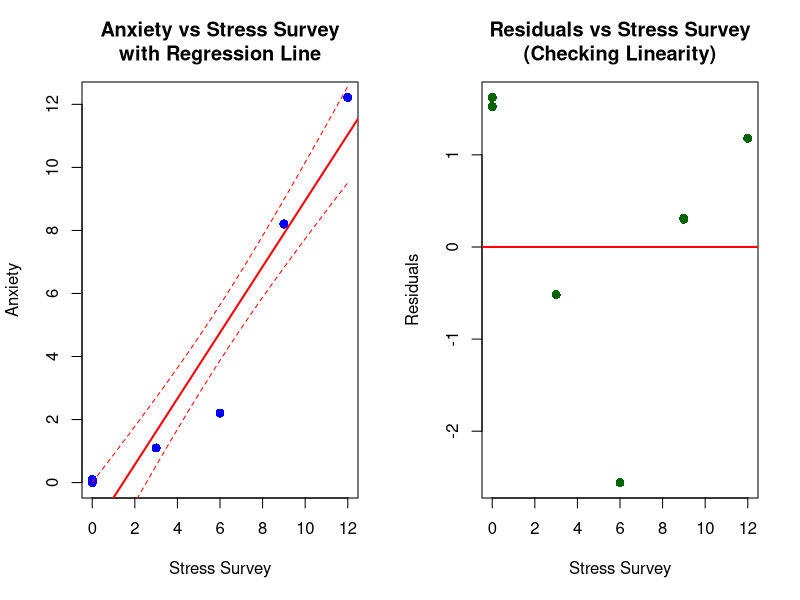
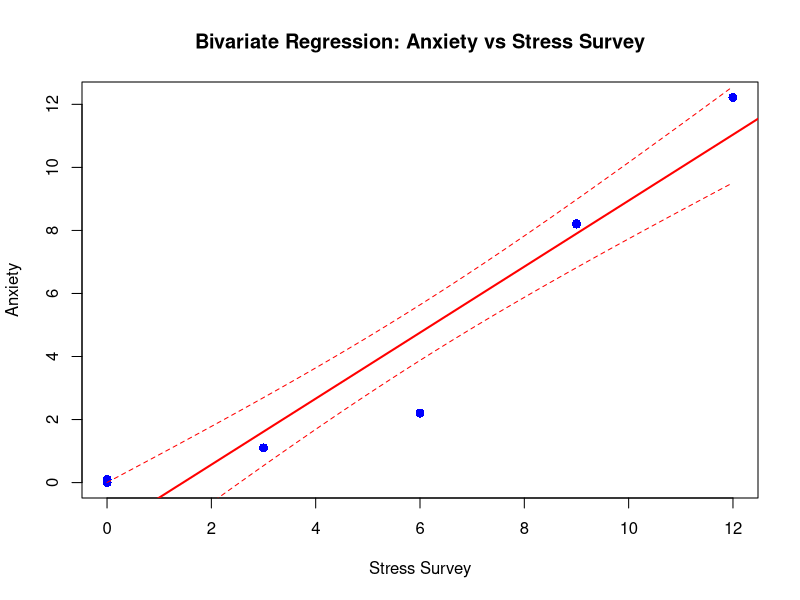

The R source for these figures, in order:
## ---- chunk 1
#| echo: false
# Load required packages (install if needed)
if (!require(ggplot2, quietly = TRUE)) {
  install.packages("ggplot2", repos = "https://cran.rstudio.com/")
  library(ggplot2)
}
if (!require(broom, quietly = TRUE)) {
  install.packages("broom", repos = "https://cran.rstudio.com/")
library(broom)
}

# Data with known true relationships: Anxiety = Stress + 0.1 × Time
observDF <- data.frame(
  Stress = c(0,0,0,1,1,1,2,2,2,8,8,8,12,12,12),
  StressSurvey = c(0,0,0,3,3,3,6,6,6,9,9,9,12,12,12),
  Time = c(0,1,1,1,1,1,2,2,2,2,2,2.1,2.2,2.2,2.2),
  Anxiety = c(0,0.1,0.1,1.1,1.1,1.1,2.2,2.2,2.2,8.2,8.2,8.21,12.22,12.22,12.22)
)

observDF
## ---- chunk 2
#| echo: false
# Fit the bivariate regression model
model1 <- lm(Anxiety ~ StressSurvey, data = observDF)

# Display the regression results
summary(model1)
## ---- chunk 3
#| echo: false
# Extract key statistics
cat("R-squared:", round(summary(model1)$r.squared, 4), "\n")
cat("Adjusted R-squared:", round(summary(model1)$adj.r.squared, 4), "\n")
cat("F-statistic:", round(summary(model1)$fstatistic[1], 4), "\n")
cat("p-value:", format.pval(pf(summary(model1)$fstatistic[1], 
                               summary(model1)$fstatistic[2], 
                               summary(model1)$fstatistic[3], 
                               lower.tail = FALSE)), "\n")
## ---- chunk 4
#| echo: false
# Check if the plot file exists and display information about it
if (file.exists("anxiety_stress_regression.png")) {
  cat("✓ Plot successfully saved as: anxiety_stress_regression.png\n")
  cat("File size:", round(file.size("anxiety_stress_regression.png") / 1024, 2), "KB\n")
  cat("Full path:", normalizePath("anxiety_stress_regression.png"), "\n")
} else {
  cat("⚠ Plot file not found. Please run the plotting code above first.\n")
}
## ---- chunk 5
#| echo: false
# Print the estimated coefficients
cat("Estimated Coefficients:\n")
cat("Intercept (β₀):", round(coef(model1)[1], 4), "\n")
cat("StressSurvey (β₁):", round(coef(model1)[2], 4), "\n")
cat("\nRegression Equation: Anxiety =", round(coef(model1)[1], 4), "+", round(coef(model1)[2], 4), "× StressSurvey\n")
## ---- chunk 6
#| echo: false
# True relationship from the data generation: Anxiety = Stress + 0.1 × Time
# But we're regressing Anxiety on StressSurvey, not Stress

# Extract true coefficients for comparison
true_intercept <- 0  # In the true model: Anxiety = Stress + 0.1 × Time (no intercept)
true_slope_stress <- 1  # True coefficient for Stress in the generating equation

# Get estimated coefficients
est_intercept <- coef(model1)[1]
est_slope_stresssurvey <- coef(model1)[2]

cat("COMPARISON: Estimated vs True Relationships\n")
cat("==========================================\n")
cat("True generating equation: Anxiety = Stress + 0.1 × Time\n")
cat("Estimated equation: Anxiety =", round(est_intercept, 4), "+", round(est_slope_stresssurvey, 4), "× StressSurvey\n\n")

cat("Coefficient Analysis:\n")
cat("--------------------\n")
cat("Intercept:\n")
cat("  True (in generating model): 0\n")
cat("  Estimated:", round(est_intercept, 4), "\n")
cat("  Difference:", round(est_intercept - 0, 4), "\n\n")

cat("Slope coefficient:\n")
cat("  True (Stress coefficient): 1.0\n")
cat("  Estimated (StressSurvey):", round(est_slope_stresssurvey, 4), "\n")
cat("  Difference:", round(est_slope_stresssurvey - 1.0, 4), "\n\n")

cat("Note: We're comparing StressSurvey coefficient to true Stress coefficient\n")
cat("StressSurvey values are 3x larger than Stress values in this dataset\n")
cat("So the estimated coefficient should be approximately 1/3 =", round(1/3, 4), "\n")
cat("Actual ratio:", round(est_slope_stresssurvey, 4), "\n")
## ---- chunk 7
#| echo: false
# Create a detailed scatter plot with additional analysis
par(mfrow = c(1, 2))

# Plot 1: Original scatter plot with regression line
plot(observDF$StressSurvey, observDF$Anxiety, 
     main = "Anxiety vs Stress Survey\nwith Regression Line",
     xlab = "Stress Survey", ylab = "Anxiety",
     pch = 16, col = "blue", cex = 1.2)
abline(model1, col = "red", lwd = 2)

# Add confidence interval
newx <- seq(min(observDF$StressSurvey), max(observDF$StressSurvey), length.out = 100)
pred <- predict(model1, newdata = data.frame(StressSurvey = newx), interval = "confidence")
lines(newx, pred[,2], col = "red", lty = 2)
lines(newx, pred[,3], col = "red", lty = 2)

# Plot 2: Residuals plot to check assumptions
residuals <- resid(model1)
plot(observDF$StressSurvey, residuals,
     main = "Residuals vs Stress Survey\n(Checking Linearity)",
     xlab = "Stress Survey", ylab = "Residuals",
     pch = 16, col = "darkgreen", cex = 1.2)
abline(h = 0, col = "red", lwd = 2)

# Reset plotting parameters
par(mfrow = c(1, 1))

# Save the main scatter plot
png("anxiety_stress_regression.png", width = 800, height = 600, res = 100)
plot(observDF$StressSurvey, observDF$Anxiety, 
     main = "Bivariate Regression: Anxiety vs Stress Survey",
     xlab = "Stress Survey", ylab = "Anxiety",
     pch = 16, col = "blue", cex = 1.2)
abline(model1, col = "red", lwd = 2)
lines(newx, pred[,2], col = "red", lty = 2)
lines(newx, pred[,3], col = "red", lty = 2)
dev.off()
## ---- chunk 8
#| echo: false
# Detailed analysis of the regression fit
cat("REGRESSION FIT ANALYSIS:\n")
cat("========================\n\n")

# R-squared and adjusted R-squared
r_squared <- summary(model1)$r.squared
adj_r_squared <- summary(model1)$adj.r.squared

cat("1. GOODNESS OF FIT:\n")
cat("   R-squared:", round(r_squared, 4), "(", round(r_squared*100, 1), "% of variance explained)\n")
cat("   Adjusted R-squared:", round(adj_r_squared, 4), "\n")

if (r_squared > 0.8) {
  cat("   ✓ Excellent fit - model explains most of the variance\n")
} else if (r_squared > 0.6) {
  cat("   ✓ Good fit - model explains substantial variance\n")
} else if (r_squared > 0.4) {
  cat("   ⚠ Moderate fit - model explains some variance\n")
} else {
  cat("   ⚠ Poor fit - model explains little variance\n")
}

# Statistical significance
f_stat <- summary(model1)$fstatistic[1]
f_pvalue <- pf(f_stat, summary(model1)$fstatistic[2], summary(model1)$fstatistic[3], lower.tail = FALSE)

cat("\n2. STATISTICAL SIGNIFICANCE:\n")
cat("   F-statistic:", round(f_stat, 4), "\n")
cat("   p-value:", format.pval(f_pvalue), "\n")

if (f_pvalue < 0.001) {
  cat("   ✓ Highly significant relationship (p < 0.001)\n")
} else if (f_pvalue < 0.01) {
  cat("   ✓ Very significant relationship (p < 0.01)\n")
} else if (f_pvalue < 0.05) {
  cat("   ✓ Significant relationship (p < 0.05)\n")
} else {
  cat("   ⚠ Relationship not statistically significant (p ≥ 0.05)\n")
}

# Coefficient significance
coef_pvalue <- summary(model1)$coefficients[2, 4]
cat("\n3. COEFFICIENT SIGNIFICANCE:\n")
cat("   StressSurvey coefficient p-value:", format.pval(coef_pvalue), "\n")

if (coef_pvalue < 0.05) {
  cat("   ✓ StressSurvey coefficient is statistically significant\n")
} else {
  cat("   ⚠ StressSurvey coefficient is not statistically significant\n")
}

# Potential issues
cat("\n4. POTENTIAL ISSUES:\n")
cat("   • Omitted variable bias: Time variable is missing from the model\n")
cat("   • Variable scaling: Using StressSurvey instead of true Stress variable\n")
cat("   • Small sample size: Only", nrow(observDF), "observations\n")
cat("   • Perfect linear relationship: Data appears artificially generated\n")

# Residual analysis
residuals <- resid(model1)
cat("\n5. RESIDUAL ANALYSIS:\n")
cat("   Mean of residuals:", round(mean(residuals), 6), "(should be ~0)\n")
cat("   Standard deviation of residuals:", round(sd(residuals), 4), "\n")

# Check for patterns in residuals
if (abs(mean(residuals)) < 0.001) {
  cat("   ✓ Residuals centered around zero\n")
} else {
  cat("   ⚠ Residuals not centered around zero\n")
}
